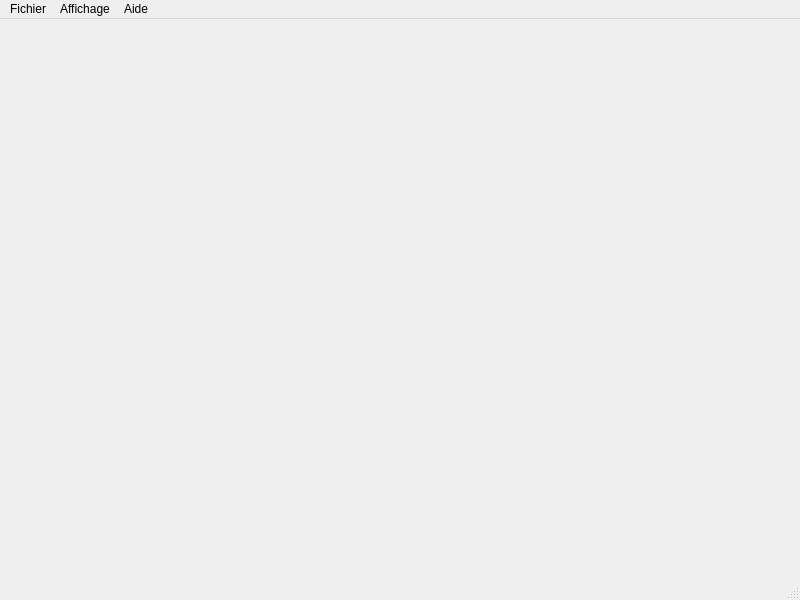
<?xml version="1.0" encoding="UTF-8"?>
<ui version="4.0">
    <class>MainWindow</class>
    <widget class="QMainWindow" name="MainWindow">
        <property name="geometry">
            <rect>
                <x>0</x>
                <y>0</y>
                <width>800</width>
                <height>600</height>
            </rect>
        </property>
        <property name="windowTitle">
            <string>MainWindow</string>
        </property>
        <widget class="QWidget" name="centralwidget"/>
        <widget class="QMenuBar" name="menubar">
            <property name="geometry">
                <rect>
                    <x>0</x>
                    <y>0</y>
                    <width>800</width>
                    <height>21</height>
                </rect>
            </property>
            <widget class="QMenu" name="menuFichier">
                <property name="title">
                    <string>Fichier</string>
                </property>
                <addaction name="actionOuvrir"/>
                <addaction name="actionQuitter"/>
            </widget>
            <widget class="QMenu" name="menuAffichage">
                <property name="title">
                    <string>Affichage</string>
                </property>
                <addaction name="actionPlein_Ecran"/>
            </widget>
            <widget class="QMenu" name="menuAide">
                <property name="title">
                    <string>Aide</string>
                </property>
                <addaction name="actionRacourcis_clavier"/>
                <addaction name="actionA_Propos"/>
            </widget>
            <addaction name="menuFichier"/>
            <addaction name="menuAffichage"/>
            <addaction name="menuAide"/>
        </widget>
        <widget class="QStatusBar" name="statusbar"/>
        <action name="actionOuvrir">
            <property name="text">
                <string>Ouvrir</string>
            </property>
        </action>
        <action name="actionQuitter">
            <property name="text">
                <string>Quitter</string>
            </property>
        </action>
        <action name="actionPlein_Ecran">
            <property name="text">
                <string>Plein Ecran</string>
            </property>
        </action>
        <action name="actionRacourcis_clavier">
            <property name="text">
                <string>Racourcis clavier</string>
            </property>
        </action>
        <action name="actionA_Propos">
            <property name="text">
                <string>A Propos</string>
            </property>
        </action>
    </widget>
    <resources/>
    <connections/>
</ui>
